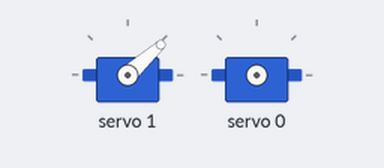
Bench run of a sketch on a simulated Arduino Uno, built with avr-gcc and run on an emulated ATmega328P. Shown: 2 × servo.

Above: at 0.05 s.
At 1.5 s:
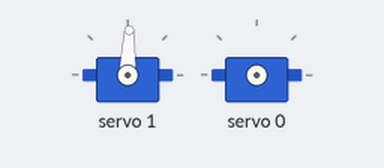
At 3.0 s:
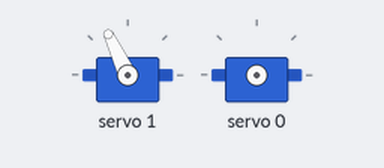
At 6.0 s:
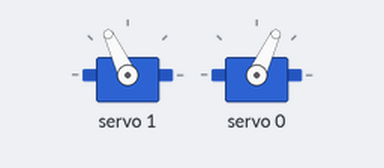
Timing chart, 0 to 7.8 s (numbered marks = the images above):
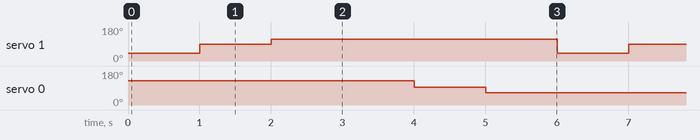

Measured:
- by itself, servo 1: repeats every 6.0 s: 115° 4.0 s, 42° 1.0 s, 88° 1.0 s
- by itself, servo 0: repeats every 6.0 s: 65° 4.0 s, 129° 1.0 s, 93° 1.0 s

The sketch:

test_.ino
```cpp
#include <Wire.h>
#include <Adafruit_PWMServoDriver.h>

Adafruit_PWMServoDriver pwm = Adafruit_PWMServoDriver();

#define MIN_PULSE_WIDTH       650
#define MAX_PULSE_WIDTH       2350
#define DEFAULT_PULSE_WIDTH   1500
#define FREQUENCY             50

String readString, servo1, servo2;


void setup() {
  Serial.begin(9600);
  pwm.begin();
  pwm.setPWMFreq(FREQUENCY);
}

void loop()
{


  pwm.setPWM(1,0,pulseWidth(35)); //down
  delay(1000);
  pwm.setPWM(1,0,pulseWidth(85)); //straight
  delay(1000);
  pwm.setPWM(1,0,pulseWidth(115)); //up
  delay(1000);


  pwm.setPWM(0,0,pulseWidth(130)); //right
  delay(1000);
  pwm.setPWM(0,0,pulseWidth(90)); //center
  delay(1000);

  pwm.setPWM(0,0,pulseWidth(60)); //left
  delay(1000);


}

int pulseWidth(int angle)
{
  int pulse_wide, analog_value;
  pulse_wide   = map(angle, 0, 180, MIN_PULSE_WIDTH, MAX_PULSE_WIDTH);
  analog_value = int(float(pulse_wide) / 1000000 * FREQUENCY * 4096);
  return analog_value;
}
```
